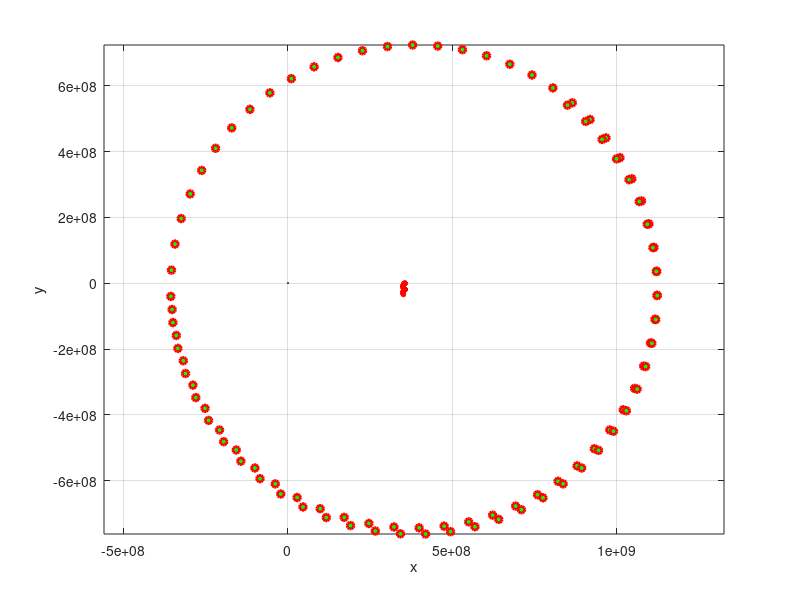

Reproduce this figure in MATLAB.
clear all;
%clf;
testx1=0;testx2=0;testx3=0;
t0=0; th0 = 0;

%x0 = 5; y0 = 0; z0=0;
%vx0 = 0; vy0 =1.; vz0 = 0.;

x0 =  -356400e3 ; y0 = 0; z0=0;  %x0 is star 1
x0_moon = 356400e3 ; y0_moon = 0; z0_moon=0;  %moon is now star 2!!!!!!!!!!!!

vx0 = 0; vy0 = -80; vz0 = 0.;
vx0_moon = 0; vy0_moon = 0;%-.02*vy0; 
vz0_moon = 0.;


G=6.67300e-11; %m^3 kg^-1 s^-2

roe = 1e3;% kg/m^3
R = 5e5;

m=roe*(4/3)*pi*R^3;  
m_moon = roe*(4/3)*pi*(5*R)^3;

xs=x0;ys=y0;zs=z0;
scale1=200; scale2=2000;

%total_time = input('set the total time = ');
total_time = 10e7;
timestep = 1000;%unit: s
K = 100;
%timestep = input('set the timestep = ');
N = floor(total_time/timestep);
fprintf(1,'The number of frames should be less than %d\n',N);
%K = input ('set the number of frames = ');
if K > N
    fprintf(1,'The number of frames must be less than %d\n',N)
    return
end
time_frame=floor(N/K);

time = t0+timestep*[1:N];
r0 = [x0, y0, z0];
v0 = [vx0, vy0, vz0];

r0_moon = [x0_moon, y0_moon, z0_moon];
v0_moon = [vx0_moon, vy0_moon, vz0_moon];

velo = v0; r = r0; 
dist_sun2e = sqrt (r * r'); 
force1 = [0 0 0];%-G*m*M/dist_sun2e^3 * r0;
r_moon2e = r-r0_moon;
dist_moon2e = sqrt(r_moon2e * r_moon2e');
force2 = -G*m*m_moon/dist_moon2e^3 * r_moon2e;
accel = (force1+force2)/m;

velo_moon = v0_moon; r_moon = r0_moon;
dist_moon = sqrt (r_moon * r_moon'); 
force1 = [0 0 0];%-G*M*m_moon/dist_moon^3 * r0_moon;
r_e2moon = r0_moon-r;
dist_e2moon = sqrt(r_e2moon * r_e2moon');
force2 = -G*m*m_moon/dist_e2moon^3 * r_e2moon;
accel_moon = (force1+force2)/m_moon;
%plot3 (0, 0, 0); plot3 (10, 10, 10); hold on;
plot (0,0); plot (6,6); hold on;
for i=1:N
    t = i * timestep;
    dt = timestep;
    % Leapfrog algorithm
    velo = velo + 0.5 * dt * accel;
    velo_moon = velo_moon + 0.5 *dt*accel_moon;
    r = r + dt * velo;
    r_moon = r_moon + dt*velo_moon;
    dist_sun2e = sqrt (r * r');
    force1 = [0 0 0];%- G*M*m/dist_sun2e^3 * r;
    r_moon2e = r-r_moon; dist_moon2e = sqrt(r_moon2e * r_moon2e');
    force2 = -G*m*m_moon/dist_moon2e^3 * r_moon2e;
    accel = (force1+force2)/m;
    velo = velo + 0.5 * dt * accel;
    %%%%%%%%
    dist_moon = sqrt (r_moon * r_moon'); 
    force1 = [0 0 0];%-G*M*m_moon/dist_moon^3 * r_moon;
    r_e2moon = r_moon-r; dist_e2moon = sqrt(r_e2moon * r_e2moon');
    force2 = -G*m*m_moon/dist_e2moon^3 * r_e2moon;
    accel_moon = (force1+force2)/m_moon;
    %-----------------------------------------
    x=r(1); y=r(2); z=r(3);
    xx=r_moon(1); yy=r_moon(2);
    vx = velo(1); vy = velo(2); vz = velo(3);
    ax = accel(1); ay = accel(2); az = accel(3);
    if mod(i,time_frame)==0
        axis ('equal');
    %plot3(x,y,z,'ro','MarkerEdgeColor','r',...
    %            'MarkerFaceColor','g','LineWidth',2,'MarkerSize',5);
    
    plot(x,y,'ro','MarkerEdgeColor','r',...
                'MarkerFaceColor','g','LineWidth',2,'MarkerSize',5); 
    plot(xx,yy,'ro','MarkerEdgeColor','r',...
                'MarkerFaceColor','g','LineWidth',2,'MarkerSize',2); 
    
                
    hold on;
    %plot3([0 x],[0, y],[0,z]);
   % if xs~=x0 
      % plot3([xs,x],[ys,y],[zs,z],'k') 
   % end;
    
    vx=scale1*vx; vy=scale1*vy;vz=scale1*vz;
    ax=scale2*ax; ay=scale2*ay;az=scale2*az;
    %plot3([x,x+vx*dt],[y,y+vy*dt],[z,z+vz*dt],'b');
    %plot([x,x+vx*dt],[y,y+vy*dt],'b');
    %plot([xs,x],[ys,y],'k');
   % plot3([x,x+ax*dt],[y,y+ay*dt],[z,z+az*dt],'r');
    %plot([x,x+ax*dt],[y,y+ay*dt],'r');
    %hold on;
    
   %if (testx1~=1 & testx2~=1 & testx3~=1)
    %   axis([min_x1 max_x1 min_x2 max_x2 min_x3 max_x3]);
    %end
    
    grid on;
    xlabel('x');ylabel('y');
    zlabel('z');
    drawnow
    %pause(0.2)
    xs=x;ys=y;zs=z;
    end
end


